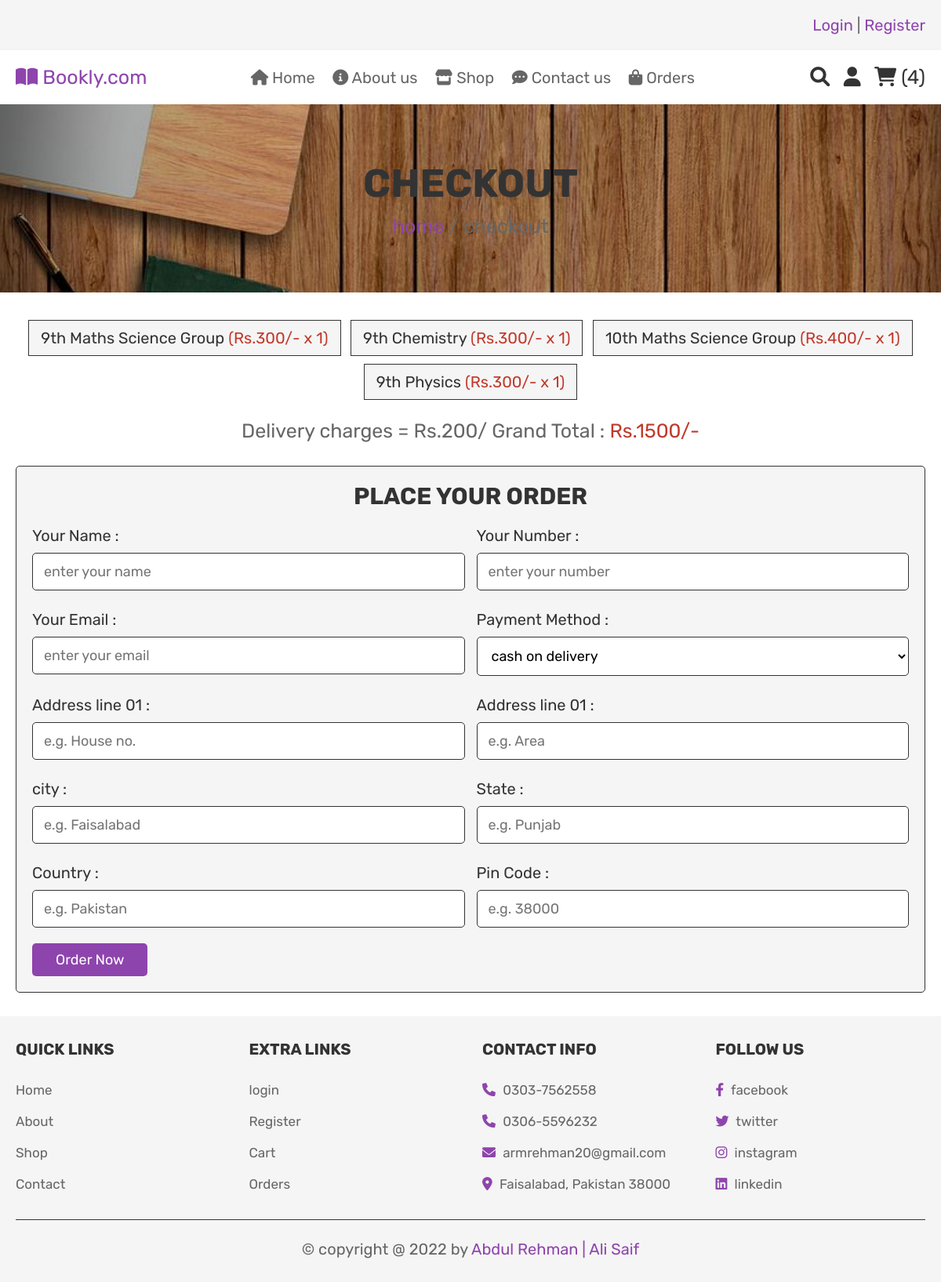
Screenshot of /checkout.php (signed in) with the database file from the repository.
### tables this page shows
CREATE TABLE `cart` (
  `id` int(100) NOT NULL,
  `user_id` int(100) NOT NULL,
  `name` varchar(100) NOT NULL,
  `price` int(100) NOT NULL,
  `quantity` int(100) NOT NULL,
  `image` varchar(100) NOT NULL,
  `stock` varchar(50) NOT NULL
);

### checkout.php (the view, shortened to what this page needs)
<?php
include 'config.php';
$user_id = $_SESSION['user_id'];
?>
<!DOCTYPE html>
<html lang="en">
<head>
   <link rel="stylesheet" href="https://cdnjs.cloudflare.com/ajax/libs/font-awesome/6.0.0/css/all.min.css">
   <link rel="stylesheet" href="css/style.css">
</head>
<body>
<?php include 'header.php'; ?>
<div class="heading">
   <h3>checkout</h3>
   <p> <a href="home.php">home</a> / checkout </p>
</div>
<section class="display-order">
   <?php
      $grand_total = 0;
      $select_cart = mysqli_query($conn, "SELECT * FROM `cart` WHERE user_id = '$user_id'") or die('query failed');
      if(mysqli_num_rows($select_cart) > 0){
         while($fetch_cart = mysqli_fetch_assoc($select_cart)){
            $total_price = ($fetch_cart['price'] * $fetch_cart['quantity']);
            $grand_total += $total_price;
   ?>
   <p> <?php echo $fetch_cart['name']; ?> <span>(<?php echo 'Rs.'.$fetch_cart['price'].'/-'.' x '. $fetch_cart['quantity']; ?>)</span> </p>
   <?php
      }
   }else{
      echo '<p class="empty">your cart is empty</p>';
   }
   ?>
   <div class="grand-total">Delivery charges = Rs.200/ Grand Total : <span>Rs.<?php echo $grand_total+200; ?>/-</span> </div>
</section>
<section class="checkout">
   <form action="" method="post">
      <h3>place your order</h3>
      <div class="flex">
         <div class="inputBox">
            <span>Your Name :</span>
            <input type="text" name="name" required placeholder="enter your name">
         </div>
         <div class="inputBox">
            <span>Your Number :</span>
            <input type="number" name="number" required placeholder="enter your number">
         </div>
         <div class="inputBox">
            <span>Your Email :</span>
            <input type="email" name="email" required placeholder="enter your email">
         </div>
         <div class="inputBox">
            <span>Payment Method :</span>
            <select name="method">
               <option value="cash on delivery">cash on delivery</option>
            </select>
         </div>
         <div class="inputBox">
            <span>Address line 01 :</span>
            <input type="number" min="0" name="flat" required placeholder="e.g. House no.">
         </div>
         <div class="inputBox">
            <span>Address line 01 :</span>
            <input type="text" name="street" required placeholder="e.g. Area">
         </div>
         <div class="inputBox">
            <span>city :</span>
            <input type="text" name="city" required placeholder="e.g. Faisalabad">
         </div>
         <div class="inputBox">
            <span>State :</span>
            <input type="text" name="state" required placeholder="e.g. Punjab">
         </div>
         <div class="inputBox">
            <span>Country :</span>
            <input type="text" name="country" required placeholder="e.g. Pakistan">
         </div>
         <div class="inputBox">
            <span>Pin Code :</span>
            <input type="number" min="0" name="pin_code" required placeholder="e.g. 38000">
         </div>
      </div>
      <input type="submit" value="order now" class="btn" name="order_btn">
   </form>
</section>
<?php include 'footer.php'; ?>
</body>
</html>

### css/style.css (style rules this page uses)
:root { --purple:#8e44ad; --red:#c0392b; --orange:#f39c12; --black:#333; --white:#fff; --light-color:#666; --light-white:#ccc; --light-bg:#f5f5f5; --border:.1rem solid var(--black); --box-shadow:0 .5rem 1rem rgba(0,0,0,.1); }
* { font-family: 'Rubik', sans-serif; margin:0; padding:0; box-sizing: border-box; outline: none; border:none; text-decoration: none; transition:all .2s linear; }
html { font-size: 62.5%; overflow-x: hidden; }
section { padding:3rem 2rem; }
.btn, .option-btn, .delete-btn, .white-btn { display: inline-block; margin-top: 1rem; padding:1rem 3rem; cursor: pointer; color:var(--white); font-size: 1.8rem; border-radius: .5rem; text-transform: capitalize; }
.white-btn, .btn { background-color: var(--purple); }
.heading { min-height: 30vh; display: flex; flex-flow: column; align-items: center; justify-content: center; gap:1rem; background: url(../images/do.jpg) repeat; background-size: cover; background-position: center; text-align: center; }
.heading h3 { font-size: 5rem; color:var(--black); text-transform: uppercase; }
.heading p { font-size: 2.5rem; color:var(--light-color); }
.heading p a { color:var(--purple); }
.display-order { max-width: 1200px; margin: 0 auto; text-align: center; padding-bottom: 0; }
.display-order p { background-color: var(--light-bg); color:var(--black); font-size: 2rem; padding:1rem 1.5rem; border:var(--border); display: inline-block; margin:.5rem; }
.display-order p span { color:var(--red); }
.display-order .grand-total { margin-top: 2rem; font-size: 2.5rem; color:var(--light-color); }
.display-order .grand-total span { color:var(--red); }
.checkout form { max-width: 1200px; padding:2rem; margin:0 auto; border:var(--border); background-color: var(--light-bg); border-radius: .5rem; }
.checkout form h3 { text-align: center; margin-bottom: 2rem; color:var(--black); text-transform: uppercase; font-size: 3rem; }
.checkout form .flex { display: flex; flex-wrap: wrap; gap:1.5rem; }
.checkout form .flex .inputBox { flex:1 1 40rem; }
.checkout form .flex span { font-size: 2rem; color:var(--black); }
.checkout form .flex select, .checkout form .flex input { border:var(--border); width: 100%; border-radius: .5rem; width: 100%; background-color: var(--white); padding:1.2rem 1.4rem; font-size: 1.8rem; margin:1rem 0; }

### rows the page displays
cart: name "9th Maths Science Group", price "300", quantity "1"
cart: name "9th Chemistry", price "300", quantity "1"
cart: name "10th Maths Science Group", price "400", quantity "1"
cart: name "9th Physics", price "300", quantity "1"

### other values shown
$cart_rows_number "4"
$grand_total+200 "1500"
